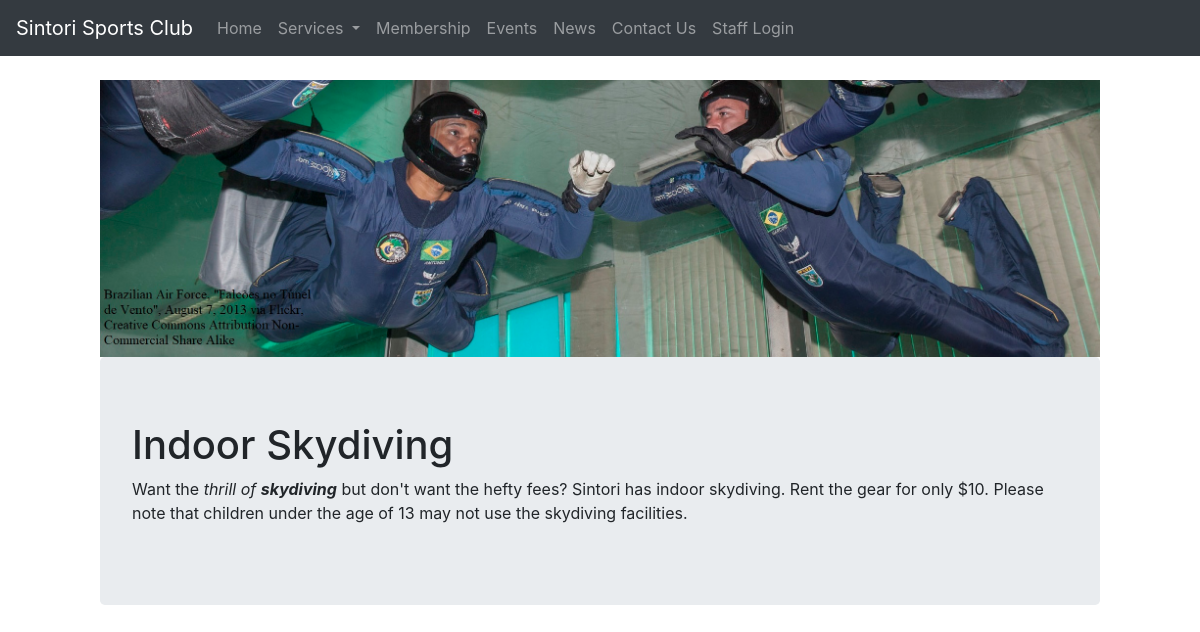
The page /user_skydiving.php on the database its author committed.
### tables this page shows
CREATE TABLE `content` (
  `contentID` mediumint(8) UNSIGNED NOT NULL,
  `title` varchar(20) NOT NULL,
  `content` longtext
);

### user_skydiving.php (the view, shortened to what this page needs)
<!doctype html>
<html>
<head>
	<link rel="stylesheet" type="text/css" href="style.css">
</head>
<body>
	<?php include ('nav.inc.php');
	require ('connectDB.php');
	$q = "SELECT title, content FROM content WHERE contentID=4";
	$r = @mysqli_query($dbc, $q);
	$row = mysqli_fetch_array($r);
	$title = $row[0];
	$content = $row[1];
	?>
		<img src="uploads/skydiving.jpg" class="img-fluid" alt="skydiving img">
	<div class="jumbotron">
		<h1><?php echo $title ?></h1>
		<div>
			<?php echo $content ?>
		</div>
	</div>
</body>
</html>

### style.css (style rules this page uses)
body { padding-top: 80px; padding-left: 100px; padding-right: 100px; background-color: lightblue; }
img { height:auto; max-height: 300px; width:100%; }

### rows shown on the page
content: title "Indoor Skydiving", content "Want the thrill of skydiving but don't want the hefty fees? Sintori has indoor skydiving. Rent the gear for only $10. Please note that children under the age of 13 may not use the skydiving facilities."
